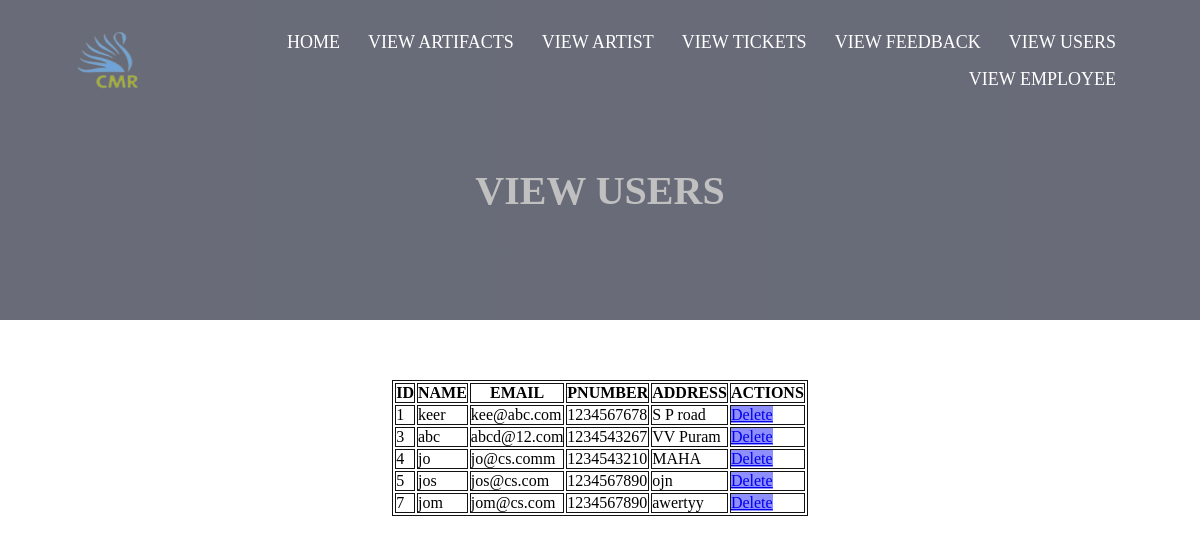
Screenshot of /viewuser.php with the database file from the repository.
### tables this page shows
CREATE TABLE `ualogin` (
  `id` int(255) NOT NULL,
  `name` varchar(255) NOT NULL,
  `email` varchar(255) NOT NULL,
  `pnumber` int(255) NOT NULL,
  `address` varchar(255) NOT NULL,
  `password` varchar(255) NOT NULL,
  `user_type` varchar(255) NOT NULL DEFAULT 'user'
);

### viewuser.php (the view, shortened to what this page needs)
<!DOCTYPE html>
<html lang="en">
<head>
    <link rel="stylesheet" href="css/viewaf.css">
</head>
<body>
    <section class="header">
        <div class="container">
            <nav>
                <a href="adminin.php"><img src="./images/logo.png" alt="" class="logo"></a>
                <div class="top-bar">
                    <ul>
                        <li><a class="active" href="adminin.php">HOME</a></li>
                        <li><a href="viewartifacts.php">VIEW ARTIFACTS</a></li>
                        <li><a href="viewartist.php">VIEW ARTIST</a></li>
                        <li><a href="viewtick.php">VIEW TICKETS</a></li>
                        <li><a href="viewfeed.php">VIEW FEEDBACK</a></li>
                        <li><a href="viewuser.php">VIEW USERS</a></li>
                        <li><a href="vieweemp.php">VIEW EMPLOYEE</a></li>
                    </ul>
                </div>
            </nav>
        </div>
        <div class="text-box">
                <h1>VIEW USERS</h1>
            </div>
        <div class="table">
        <center><table>
                    <thead>
                        <tr>
                            <th>ID</th>
                            <th>NAME</th>
                            <th>EMAIL</th>
                            <th>PNUMBER</th>
                            <th>ADDRESS</th>
                            <th>ACTIONS</th>
                        </tr>
                    </thead>
                    <tbody>
                        <?php
                        $servername = "localhost";
                        $username = "root";
                        $password = "";
                        $database = "museum";
                        $connection = new mysqli($servername,$username,$password,$database);
                        $sql = "SELECT id,name,email,pnumber,address FROM ualogin WHERE user_type='user'";
                        $result=$connection->query($sql);
                        while($row = $result->fetch_assoc()){
                        echo "<tr>
                              <td>" . $row["id"] . "</td>
                              <td>" . $row["name"] . "</td>
                              <td>" . $row["email"] . "</td>
                              <td>" . $row["pnumber"] . "</td>
                              <td>" . $row["address"] . "</td>
                              <td>
                              <div class='btn_group'>
                              <a href='deluser.php?id=" . $row["id"] . "' class='btn-warning'>Delete</a>
                              </div>
                              </td>
                        </tr>";
                        }
                        ?>
                    </tbody>
                </table></center>
            </div>
    </section>
</body>
</html>

### css/viewaf.css (style rules this page uses)
* { margin: 0; padding: 0; }
.container { width: 100%; height: 40vh; background-image: linear-gradient(rgba(4,9,30,0.6),rgba(4,9,30,0.6)); background-position: center; background-size: cover; }
nav { display:flex; padding: 2% 6%; justify-content: space-between; align-items: center; }
nav img { position: relative; height: 60px; width: 70px; }
.top-bar { flex: 1; text-align: right; }
.top-bar ul li { list-style: none; display: inline-block; padding: 8px 12px; position: relative; }
.top-bar ul li a { color: #fff; text-decoration: none; font-size: 18px; }
.active { color: black; }
.text-box { width: 90%; color: silver; position: absolute; top: 20%; left: 50%; padding-top: 5%; transform: translate(-50%,-50%); text-align: center; }
.text-box h1 { font-size: 40px; }
table,th,tr,td { border: 1px solid rgb(19, 18, 18); }
.table { padding-top: 5%; align-items: center; }
.btn-warning { background-color: rgba(11, 11, 249, 0.463); }

### rows the page displays
ualogin: id "1", name "keer", email "kee@abc.com", pnumber "1234567678", address "S P road"
ualogin: id "3", name "abc", email "abcd@12.com", pnumber "1234543267", address "VV Puram"
ualogin: id "4", name "jo", email "jo@cs.comm", pnumber "1234543210", address "MAHA"
ualogin: id "5", name "jos", email "jos@cs.com", pnumber "1234567890", address "ojn"
ualogin: id "7", name "jom", email "jom@cs.com", pnumber "1234567890", address "awertyy"
